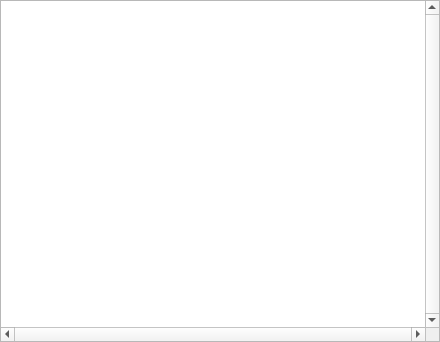
<?xml version="1.0" encoding="UTF-8"?>
<ui version="4.0">
 <class>database_wg</class>
 <widget class="QWidget" name="database_wg">
  <property name="geometry">
   <rect>
    <x>0</x>
    <y>0</y>
    <width>440</width>
    <height>342</height>
   </rect>
  </property>
  <property name="sizePolicy">
   <sizepolicy hsizetype="Expanding" vsizetype="Expanding">
    <horstretch>0</horstretch>
    <verstretch>0</verstretch>
   </sizepolicy>
  </property>
  <property name="font">
   <font>
    <weight>50</weight>
    <bold>false</bold>
   </font>
  </property>
  <property name="windowTitle">
   <string>Form</string>
  </property>
  <layout class="QGridLayout" name="gridLayout">
   <property name="margin">
    <number>0</number>
   </property>
   <property name="spacing">
    <number>0</number>
   </property>
   <item row="0" column="0">
    <widget class="QTableWidget" name="database_table">
     <property name="verticalScrollBarPolicy">
      <enum>Qt::ScrollBarAlwaysOn</enum>
     </property>
     <property name="horizontalScrollBarPolicy">
      <enum>Qt::ScrollBarAlwaysOn</enum>
     </property>
     <attribute name="horizontalHeaderDefaultSectionSize">
      <number>120</number>
     </attribute>
     <attribute name="horizontalHeaderStretchLastSection">
      <bool>true</bool>
     </attribute>
     <attribute name="verticalHeaderVisible">
      <bool>false</bool>
     </attribute>
    </widget>
   </item>
  </layout>
 </widget>
 <resources/>
 <connections/>
</ui>
